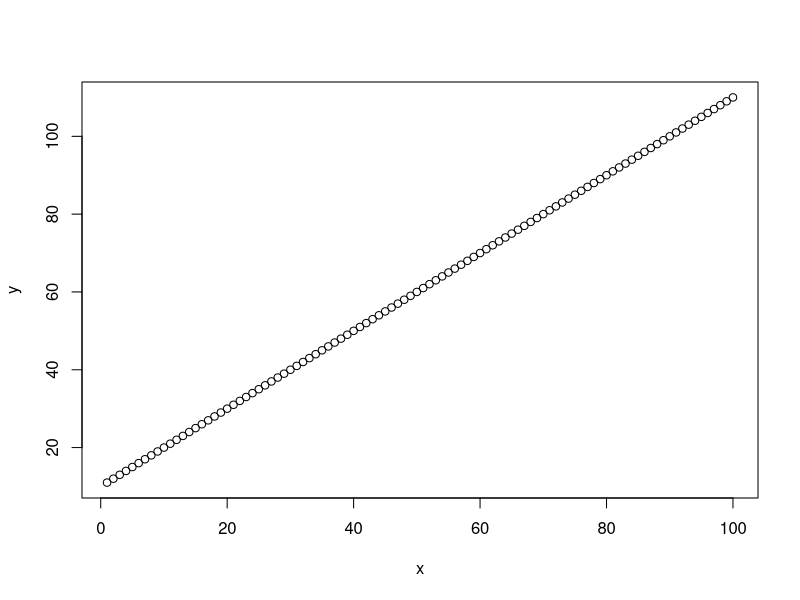

Source code (R):
## ---- chunk 1
q1a <- c(1:10) #vector named q1a contains numbers 1-10
vector.1 <- q1a #renamed the vector to vector.1
vector.1 #prints vector
## ---- chunk 2
vector.2 <- rep(NaN, times = length(vector.1)) #vector.2 is populated with NaN and it is the same length as vector.1
vector.2 #print vector.2
## ---- chunk 3
vector.1 <- 1:10 # a vector named vector.1 was created that contains the numbers 1-10

vector.1 # prints vector.1 (1,2,3,4...10)

vector.2 <- rep(NaN, times = length(vector.1)) # a vector named vector.2 was created that is the same length as vector.1 (10 positions) and is currently filled with NaN values as a placeholder for our future values

for(i in 1:length(vector.1)) { # Loop over each index from 1 to the length of vector.1
  vector.2[i] <- vector.1[i] + 1 # The value in vector.2 will become the value in vector.1 plus 1
} # end of for loop

vector.2 #prints vector.2 (2,3,4,...11)
## ---- chunk 4
# Use variable assignment to assign 10 as b and 1 as m
b <- 10 #variable b is 10
m <- 1 #variable m is 1

# Create a vector that ranges from 1 to 100 and name it 'x' using variable assignment. (2 pts)
x <- c(1:100) #vector 'x' that ranges from 1 to 100

######################################

# Create a holding vector for 'y' using the rep() function that is of the same length as vector x, but populate this vector with NaN. (2 pts)
####### WRITE YOUR ANSWER HERE #######

y <- rep(NaN, times= length(x)) #vector 'y' is populated with Nan and is the same length as vector 'x' (1:100)

######################################

# Write out what each line below means in words:
for (i in 1:length(x)) { # for every index position from the first index to the last index of vector 'x' (aka the same length as vecotr 'x') (1pt)
  y[i] <- m * x[i] + b # vector 'y' at index 'i' will be equal to variable m times the value at index 'i' in vecotr 'x' plus the variable 'b' (1pt)
}

y # Print y (1 pt)

# [1]  11  12  13  14  15  16  17  18  19  20  21  22  23  24  25  26  27  28  29
# [20]  30  31  32  33  34  35  36  37  38  39  40  41  42  43  44  45  46  47  48
# [39]  49  50  51  52  53  54  55  56  57  58  59  60  61  62  63  64  65  66  67
# [58]  68  69  70  71  72  73  74  75  76  77  78  79  80  81  82  83  84  85  86
# [77]  87  88  89  90  91  92  93  94  95  96  97  98  99 100 101 102 103 104 105
# [96] 106 107 108 109 110


######################################

# Use the plot function to plot y as a function of x 
plot(y~x)
## ---- chunk 5
# vector of values
fibseq <- c(0, 1, 1, 2, 3, 5, 8, 13, 21, 34) #vector 'fibseq' contains the numbers 0,1,1,2,3,5...

# create a holding vector (1 pt)
vector.q6 <- rep(NaN, times=length(fibseq)) #created a vector called vector.q6 that is filled with NaN for the length that vector fibseq is (10 positions)

# write a for() loop (2 pts)
for(i in 1:length(fibseq)) { #for every index from the first position to the end of vector 'fibseq'
  vector.q6[i] <- sqrt(fibseq[i]) + 2 #vector.q6 at index 'i' will be equal to the square root of the value at index 'i' in vector 'figseq' plus 2
}  #end of for loop
vector.q6 #print vector.q6


###########################################

vector.q6# print the final vector (1 pt)

